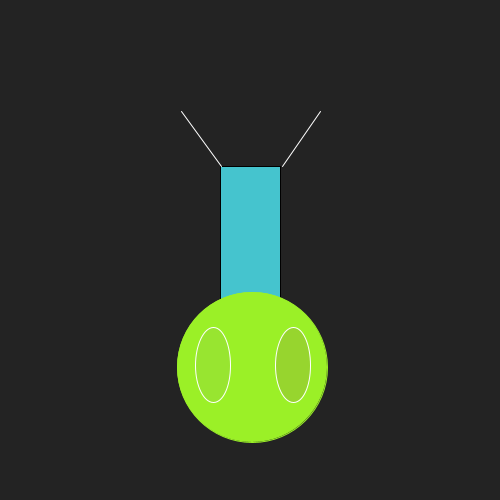
Frame 1 (no input)
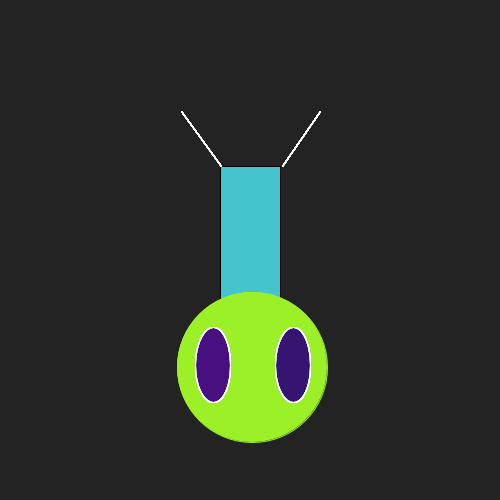
Frame 60 (the mouse pressed at the canvas centre just before this capture)
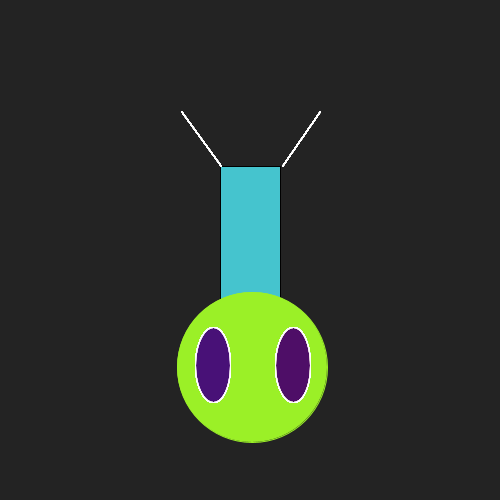
Frame 120 (the mouse held since frame 60 and released just before this capture)

The Processing sketch that drew these frames (run headless with seeded random() and noise(); from frame 60 on, the mouse is pressed at the canvas centre):

// Processing sketch: processing_134950
// ── processing_134950.pde


void setup(){
 size(500,500);
 background(35);
   fill(69,196,206);
  rect(220,166,60,160);
 fill(155,240,39);
  stroke(155,240,39);
  ellipse(252,367,150,150);
}
void draw(){

  stroke(255);
  fill(0);
  line(221,166,181,111);
  stroke(255);
  line(282,166,320,111);
   fill(random(144),random(40),random(219),random(55));
  ellipse(213,365,35,75);
  fill(random(144),random(40),random(219),random(55));
  ellipse(293,365,35,75);
    println("posX="+mouseX,"posY="+mouseY);
}
